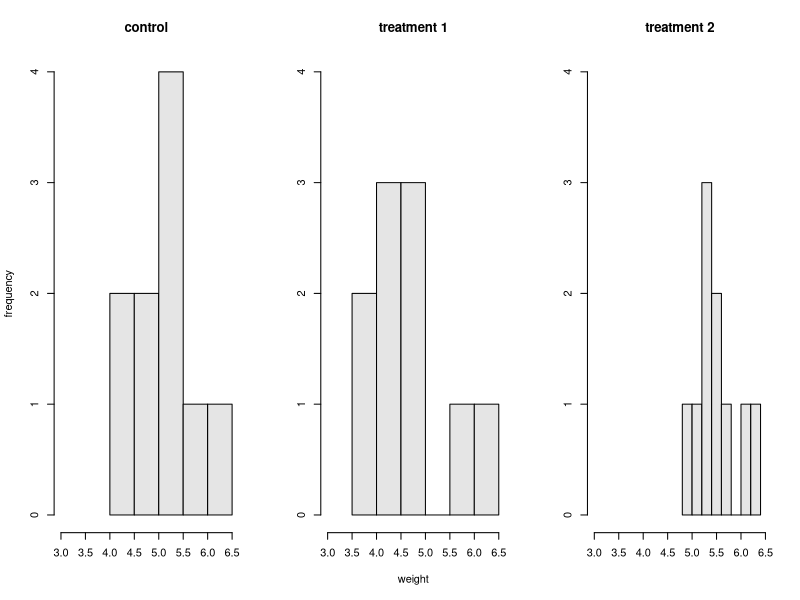

This figure's R source:
data(PlantGrowth) ; attach(PlantGrowth)
par(mfrow = c(1, 3))
xl <- c(3, 6.5) ; yl <- c(0, 4)
a <- hist(weight[group == 'ctrl'], xlim = xl, ylim = yl, 
   xlab = '', main = 'control', 
   ylab = 'frequency', col = 'gray90')
b <- hist(weight[group == 'trt1'], xlim = xl, ylim = yl, 
   xlab = 'weight', ylab = '', main = 'treatment 1', 
   col = 'gray90')
c <- hist(weight[group == 'trt2'], xlim = xl, ylim = yl, 
   xlab = '', ylab = '', main = 'treatment 2', 
   col = 'gray90')